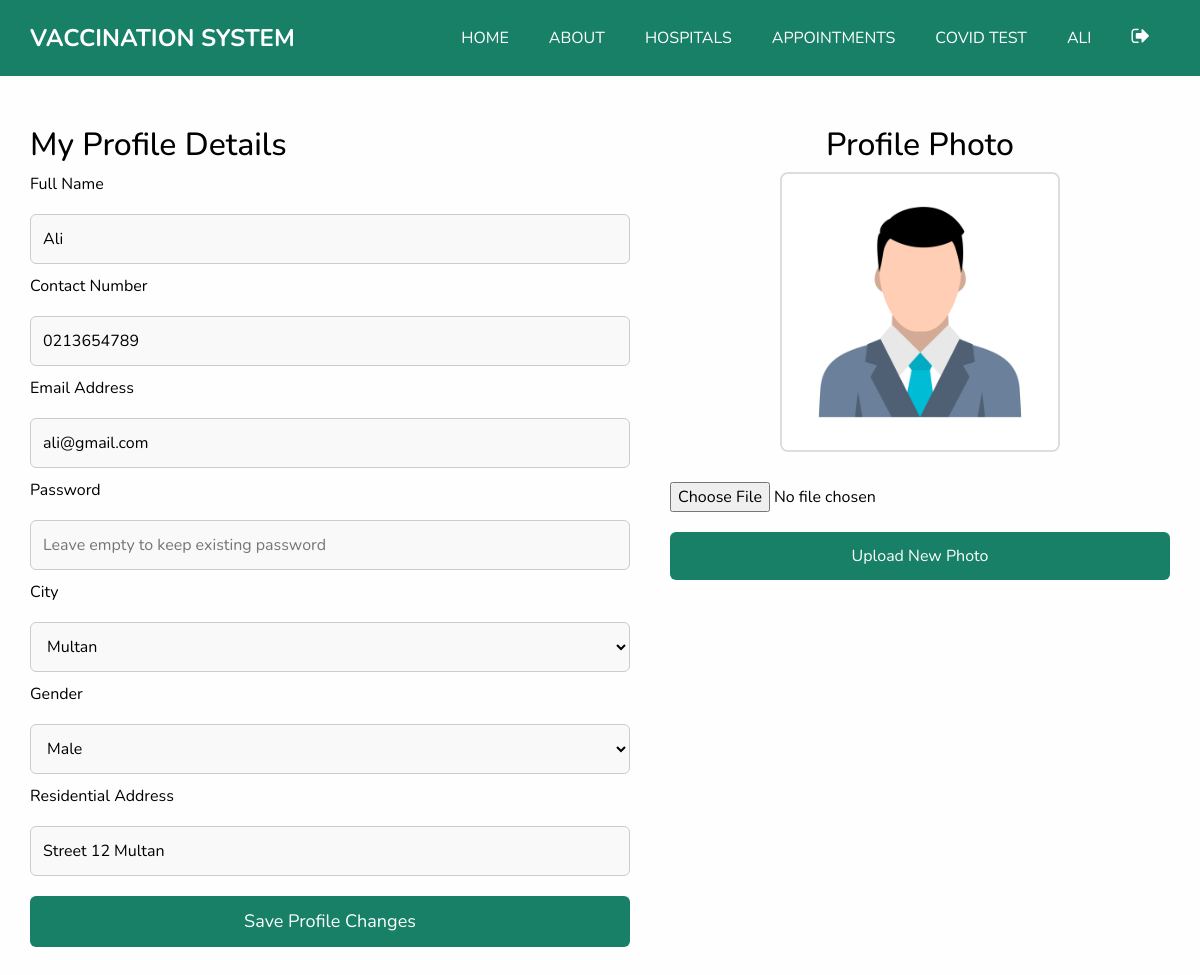
Page /profile.php (signed in) on the committed database.
### tables this page shows
CREATE TABLE `tbl_patient` (
  `id` int(11) NOT NULL AUTO_INCREMENT,
  `name` varchar(50) NOT NULL,
  `contact` varchar(15) NOT NULL DEFAULT '',
  `email` varchar(50) NOT NULL,
  `password` varchar(255) NOT NULL,
  `cid` int(11) NOT NULL DEFAULT 1,
  `address` varchar(150) NOT NULL DEFAULT '',
  `gender` varchar(15) NOT NULL DEFAULT '',
  `image` varchar(150) NOT NULL DEFAULT 'uploads/patients/user.jpg',
  `status` varchar(50) NOT NULL DEFAULT 'activate',
  PRIMARY KEY (`id`)
);

### profile.php (the view, shortened to what this page needs)
<?php
  require_once __DIR__ . '/includes/db.php';
  $pid = intval($_SESSION['patient_session']);
  $query = "SELECT * FROM tbl_patient WHERE id=$pid";
  $result = mysqli_query($connection,$query);
  $patient = mysqli_fetch_assoc($result);
?>
<!DOCTYPE html>
<html lang="en">
<head>
  <link rel="stylesheet" type="text/css" href="assets/css/bootstrap.css" />
  <link href="assets/css/font-awesome.min.css" rel="stylesheet" />
  <link href="assets/css/style.css" rel="stylesheet" />
  <link href="assets/css/responsive.css" rel="stylesheet" />
</head>
<body>
    <?php
        include("includes/header.php");
    ?>
    <div class="container mainContent">
      <div class="leftSide">
        <h2>My Profile Details</h2>
        <form method="post">
          <label>Full Name</label>
          <input type="text" placeholder="Enter Full Name" name="name" value="<?php echo htmlspecialchars($patient['name']);?>" required><br>
          <label>Contact Number</label>
          <input type="text" placeholder="Enter Phone Number" name="phone" value="<?php echo htmlspecialchars($patient['contact']);?>"><br>
          <label>Email Address</label>
          <input type="email" placeholder="Enter Email Address" name="email" value="<?php echo htmlspecialchars($patient['email']);?>" required><br>
          <label>Password</label>
          <input type="password" placeholder="Leave empty to keep existing password" name="password"><br>
          <label>City</label>
          <select name="city" required>
            <?php
                $query = "SELECT * FROM tbl_city";
                $result = mysqli_query($connection,$query);
                if($result)
                {
                  foreach ($result as $row1) {
                      $selected = ($patient['cid'] == $row1['id']) ? " selected" : "";
                      echo "<option value='".$row1['id']."'$selected>".htmlspecialchars($row1['name'])."</option>";
                  }
                }
            ?>
          </select><br>
          <label>Gender</label>
          <select name="gender">
            <option value="male" <?php echo (strtolower($patient['gender']) === 'male') ? 'selected' : ''; ?>>Male</option>
          </select><br>
          <label>Residential Address</label>
          <input type="text" placeholder="Enter Residential Address" name="address" value="<?php echo htmlspecialchars($patient['address']);?>"><br>
          <input type="submit" value="Save Profile Changes" name="btnupdate">
        </form>
      </div>
      <div class="rightSide">
        <h2>Profile Photo</h2>
        <div class="image">
          <?php
            $photo = "uploads/patients/user.jpg";
            if(!empty($patient['image']))
            {
              $cleanName = basename($patient['image']);
              if(file_exists(__DIR__ . "/uploads/patients/" . $cleanName)) {
                $photo = "uploads/patients/" . $cleanName;
              } elseif(file_exists(__DIR__ . "/" . $patient['image'])) {
                $photo = $patient['image'];
              }
            }
          ?>
          <img src="<?php echo htmlspecialchars($photo);?>" alt="Profile Picture">
        </div>
        <form method="post" enctype="multipart/form-data">
          <input type="file" name="image" accept="image/*" required><br>
          <input type="submit" value="Upload New Photo" name="btnupload">
        </form>
      </div>
    </div>
</body>
</html>

### assets/css/style.css (style rules this page uses)
body { font-family: 'Nunito', sans-serif; color: #000000; background-color: #fefefe; overflow-x: hidden; }

### assets/css/responsive.css (style rules this page uses)
@media (min-width: 1200px) { .container { max-width: 1170px; } }

### profile.php (style rules this page uses)
.mainContent { display: flex; justify-content: space-between; align-items: flex-start; padding: 50px 15px; flex-wrap: wrap; gap: 40px; }
.mainContent .leftSide { flex: 1.2; min-width: 320px; }
.mainContent .leftSide input, .mainContent .leftSide select { width: 100%; padding: 12px; border: 1px solid #ccc; outline: none; background-color: #f9f9f9; border-radius: 6px; margin: 10px 0px; box-sizing: border-box; }
.mainContent .leftSide input[type="submit"] { background-color: #178066; color: #fff; font-size: 18px; border: none; cursor: pointer; transition: background-color 0.2s; }
.mainContent .rightSide { flex: 1; min-width: 300px; text-align: center; }
.mainContent .rightSide .image { margin: 0 auto 20px auto; height: 280px; width: 280px; border-radius: 8px; overflow: hidden; border: 2px solid #ddd; background-color: #eee; }
.mainContent .rightSide .image img { object-fit: cover; width: 100%; height: 100%; }
.mainContent .rightSide input[type="file"] { margin: 10px 0px; width: 100%; }
.mainContent .rightSide input[type="submit"] { width: 100%; padding: 12px; border: none; outline: none; border-radius: 6px; margin: 10px 0px; background-color: #178066; color: #fff; font-size: 16px; cursor: pointer; }

### rows in the picture
tbl_patient: name "Ali", phone "0213654789", email "ali@gmail.com", gender "Male", address "Street 12 Multan", image (placeholder picture)

### other values in the picture
$pname "ALI"
form field city "Multan"
